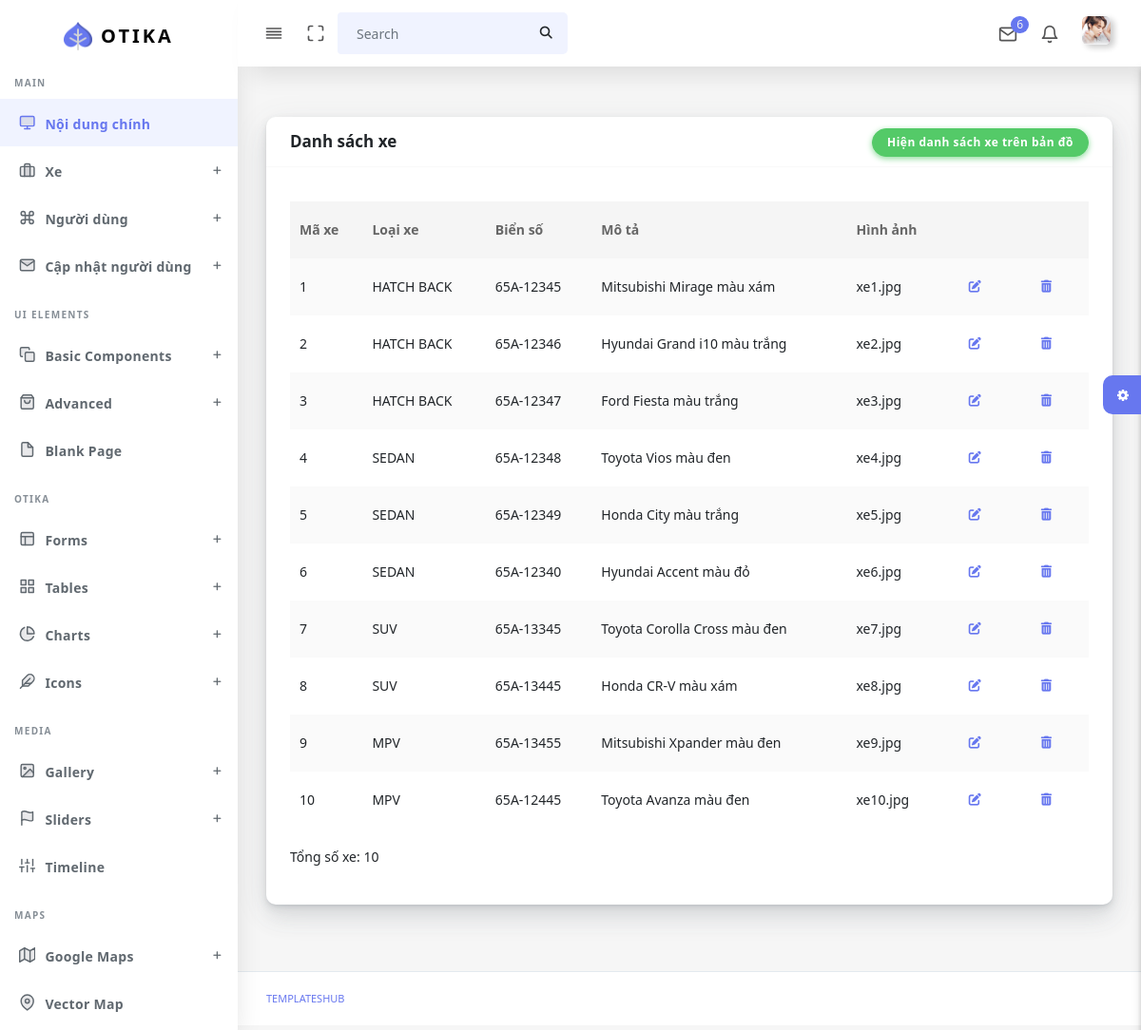
The app's page /admin/danhsachxe.php with its own data.
### tables this page shows
CREATE TABLE `xe` (
  `X_MA` int(11) NOT NULL,
  `LX_MA` int(11) NOT NULL,
  `X_BIENSO` varchar(10) NOT NULL,
  `X_MOTA` text NOT NULL,
  `X_HINHANH` varchar(200) NOT NULL
);

CREATE TABLE `loaixe` (
  `LX_MA` int(11) NOT NULL,
  `LX_MODEL` varchar(30) NOT NULL,
  `LX_SOCHO` int(11) NOT NULL
);

### admin/danhsachxe.php (the view, shortened to what this page needs)
<!DOCTYPE html>
<html lang="en">
<?php
  include('head.php');
?>
<body>
  <div id="app">
    <div class="main-wrapper main-wrapper-1">
      <div class="navbar-bg"></div>
      <?php
        include('navbar.php');
        include('sidebar.php');
      ?>
      <div class="main-content">
        <section class="section">
          <div class="section-body">
            <div class="row">
            <div class="col-12">
        <div class="card">
            <div class="card-header" style="display: flex; flex-direction: row; justify-content: space-between;">
                <h4>Danh sách xe</h4>
                <a href="hiendanhsachxetrenbando.php"><button class="btn btn-success" >Hiện danh sách xe trên bản đồ</button></a>
            </div>
            <div class="card-body">
                <div class="table-responsive">
                    <table class="table table-striped table-hover" id="tableExport" style="width:100%;">
                        <tbody>
                        <?php
$servername = "localhost";
$username = "root";
$password = "";
$dbname = "taxi";
$conn = new mysqli($servername, $username, $password, $dbname);
$sql = "SELECT xe.x_ma, loaixe.lx_model, xe.x_bienso, xe.x_mota, xe.x_hinhanh
        FROM xe
        INNER JOIN loaixe ON xe.lx_ma = loaixe.lx_ma order by xe.x_ma";
$result = $conn->query($sql);
if ($result->num_rows > 0) {
    echo '<table class="table table-striped table-hover" id="tableExport" style="width:100%;">';
    echo '<thead>';
    echo '<tr>';
    echo '<th>Mã xe</th>';
    echo '<th>Loại xe</th>';
    echo '<th>Biển số</th>';
    echo '<th>Mô tả</th>';
    echo '<th>Hình ảnh</th>';
    echo '<th></th>';
    echo '<th></th>';
    echo '</tr>';
    echo '</thead>';
    echo '<tbody>';
    $totalXe = 0;
    while ($row = $result->fetch_assoc()) {
        echo "<tr>
                <td>" . $row["x_ma"] . "</td>
                <td>" . $row["lx_model"] . "</td>
                <td>" . $row["x_bienso"] . "</td>
                <td>" . $row["x_mota"] . "</td>
                <td>" . $row["x_hinhanh"] . "</td>
                <td>";
        ?>
        <form action="xe_sua.php" method="get">
          <button class="btn btn-link" href="xe_sua.php"><i class="fas fa-edit"></i></button>
        </form>
        <?php
        echo "</td>
              <td>";
        ?>
        <form action="xe_xoa.php" method="get">
          <button class="btn btn-link"><i class="fas fa-trash-alt"></i></button>
        </form>
        <?php
        echo "</td>
              </td>
              </tr>";
        $totalXe++;
    }
    echo '</tbody>';
    echo '</table>';
    echo "<p>Tổng số xe: $totalXe</p>";
} else {
    echo "Không có dữ liệu xe.";
}
?>
                        </tbody>
                    </table>
                </div>
            </div>
        </div>
    </div>
            </div>
          </div>
        </section>
        <div class="settingSidebar">
          <a href="javascript:void(0)" class="settingPanelToggle"> <i class="fa fa-spin fa-cog"></i>
          </a>
        </div>
      </div>
      <footer class="main-footer">
        <div class="footer-left">
          <a href="templateshub.net">Templateshub</a></a>
        </div>
      </footer>
    </div>
  </div>
</body>
</html>

### admin/head.php (shortened to what this page needs)
<head>
  <link rel="stylesheet" href="assets/css/app.min.css">
  <link rel="stylesheet" href="https://cdnjs.cloudflare.com/ajax/libs/font-awesome/6.4.2/css/all.min.css"
 />
  <link rel="stylesheet" href="assets/css/style.css">
  <link rel="stylesheet" href="assets/css/components.css">
  <link rel="stylesheet" href="assets/css/custom.css">
  <link rel="stylesheet" href="assets/css/font-awesome.min.css">
  <link rel="stylesheet" href="path/to/font-awesome/css/font-awesome.min.css">
  <link rel="stylesheet" href="https://cdnjs.cloudflare.com/ajax/libs/font-awesome/6.1.0/css/all.min.css">
  <link rel="stylesheet" href="https://cdnjs.cloudflare.com/ajax/libs/font-awesome/4.7.0/css/font-awesome.min.css">
  <link rel="stylesheet" href="https://unpkg.com/leaflet@1.9.4/dist/leaflet.css" />
    <link rel="stylesheet" href="https://unpkg.com/leaflet-routing-machine@latest/dist/leaflet-routing-machine.css" />
</head>

### admin/navbar.php (shortened to what this page needs)
<nav class="navbar navbar-expand-lg main-navbar sticky">
    <div class="form-inline mr-auto">
        <ul class="navbar-nav mr-3">
        <li><a href="#" data-toggle="sidebar" class="nav-link nav-link-lg
                                collapse-btn"> <i data-feather="align-justify"></i></a></li>
        <li><a href="#" class="nav-link nav-link-lg fullscreen-btn">
            <i data-feather="maximize"></i>
            </a></li>
        <li>
            <form class="form-inline mr-auto">
            <div class="search-element">
                <input class="form-control" type="search" placeholder="Search" aria-label="Search" data-width="200">
                <button class="btn" type="submit">
                <i class="fas fa-search"></i>
                </button>
            </div>
            </form>
        </li>
        </ul>
    </div>
    <ul class="navbar-nav navbar-right">
        <li class="dropdown dropdown-list-toggle"><a href="#" data-toggle="dropdown"
            class="nav-link nav-link-lg message-toggle"><i data-feather="mail"></i>
            <span class="badge headerBadge1">
            6 </span> </a>
        </li>
        <li class="dropdown dropdown-list-toggle"><a href="#" data-toggle="dropdown"
            class="nav-link notification-toggle nav-link-lg"><i data-feather="bell" class="bell"></i>
        </a>
        </li>
        <li class="dropdown"><a href="#" data-toggle="dropdown"
            class="nav-link dropdown-toggle nav-link-lg nav-link-user"> <img alt="image" src="assets/img/sontung.jpg"
            class="user-img-radious-style"> <span class="d-sm-none d-lg-inline-block"></span></a>
        </li>
    </ul>
    </nav>

### admin/sidebar.php (shortened to what this page needs)
<div class="main-sidebar sidebar-style-2">
        <aside id="sidebar-wrapper">
          <div class="sidebar-brand">
            <a href="index.html"> <img alt="image" src="assets/img/logo.png" class="header-logo" /> <span
                class="logo-name">Otika</span>
            </a>
          </div>
          <ul class="sidebar-menu">
            <li class="menu-header">Main</li>
            <li class="dropdown active">
              <a href="index.php" class="nav-link"><i data-feather="monitor"></i><span>Nội dung chính</span></a>
            </li>
            <li class="dropdown">
              <a href="#" class="menu-toggle nav-link has-dropdown"><i
                  data-feather="briefcase"></i><span>Xe</span></a>
            </li>
            <li class="dropdown">
              <a href="#" class="menu-toggle nav-link has-dropdown"><i data-feather="command"></i><span>Người dùng</span></a>
            </li>
            <li class="dropdown">
              <a href="#" class="menu-toggle nav-link has-dropdown"><i data-feather="mail"></i><span>Cập nhật người dùng</span></a>
            </li>
            <li class="menu-header">UI Elements</li>
            <li class="dropdown">
              <a href="#" class="menu-toggle nav-link has-dropdown"><i data-feather="copy"></i><span>Basic
                  Components</span></a>
            </li>
            <li class="dropdown">
              <a href="#" class="menu-toggle nav-link has-dropdown"><i
                  data-feather="shopping-bag"></i><span>Advanced</span></a>
            </li>
            <li><a class="nav-link" href="blank.html"><i data-feather="file"></i><span>Blank Page</span></a></li>
            <li class="menu-header">Otika</li>
            <li class="dropdown">
              <a href="#" class="menu-toggle nav-link has-dropdown"><i data-feather="layout"></i><span>Forms</span></a>
            </li>
            <li class="dropdown">
              <a href="#" class="menu-toggle nav-link has-dropdown"><i data-feather="grid"></i><span>Tables</span></a>
            </li>
            <li class="dropdown">
              <a href="#" class="menu-toggle nav-link has-dropdown"><i
                  data-feather="pie-chart"></i><span>Charts</span></a>
            </li>
            <li class="dropdown">
              <a href="#" class="menu-toggle nav-link has-dropdown"><i data-feather="feather"></i><span>Icons</span></a>
            </li>
            <li class="menu-header">Media</li>
            <li class="dropdown">
              <a href="#" class="menu-toggle nav-link has-dropdown"><i data-feather="image"></i><span>Gallery</span></a>
            </li>
            <li class="dropdown">
              <a href="#" class="menu-toggle nav-link has-dropdown"><i data-feather="flag"></i><span>Sliders</span></a>
            </li>
            <li><a class="nav-link" href="timeline.html"><i data-feather="sliders"></i><span>Timeline</span></a></li>
            <li class="menu-header">Maps</li>
            <li class="dropdown">
              <a href="#" class="menu-toggle nav-link has-dropdown"><i data-feather="map"></i><span>Google
                  Maps</span></a>
            </li>
            <li><a class="nav-link" href="vector-map.html"><i data-feather="map-pin"></i><span>Vector
                  Map</span></a></li>
          </ul>
        </aside>
      </div>

### records on screen
xe: X_MA "1", LX_MA.LX_MODEL "HATCH BACK", X_BIENSO "65A-12345", X_MOTA "Mitsubishi Mirage màu xám", X_HINHANH "xe1.jpg"
xe: X_MA "2", LX_MA.LX_MODEL "HATCH BACK", X_BIENSO "65A-12346", X_MOTA "Hyundai Grand i10 màu trắng", X_HINHANH "xe2.jpg"
xe: X_MA "3", LX_MA.LX_MODEL "HATCH BACK", X_BIENSO "65A-12347", X_MOTA "Ford Fiesta màu trắng", X_HINHANH "xe3.jpg"
xe: X_MA "4", LX_MA.LX_MODEL "SEDAN", X_BIENSO "65A-12348", X_MOTA "Toyota Vios màu đen", X_HINHANH "xe4.jpg"
xe: X_MA "5", LX_MA.LX_MODEL "SEDAN", X_BIENSO "65A-12349", X_MOTA "Honda City màu trắng", X_HINHANH "xe5.jpg"
xe: X_MA "6", LX_MA.LX_MODEL "SEDAN", X_BIENSO "65A-12340", X_MOTA "Hyundai Accent màu đỏ", X_HINHANH "xe6.jpg"
xe: X_MA "7", LX_MA.LX_MODEL "SUV", X_BIENSO "65A-13345", X_MOTA "Toyota Corolla Cross màu đen", X_HINHANH "xe7.jpg"
xe: X_MA "8", LX_MA.LX_MODEL "SUV", X_BIENSO "65A-13445", X_MOTA "Honda CR-V màu xám", X_HINHANH "xe8.jpg"
xe: X_MA "9", LX_MA.LX_MODEL "MPV", X_BIENSO "65A-13455", X_MOTA "Mitsubishi Xpander màu đen", X_HINHANH "xe9.jpg"
xe: X_MA "10", LX_MA.LX_MODEL "MPV", X_BIENSO "65A-12445", X_MOTA "Toyota Avanza màu đen", X_HINHANH "xe10.jpg"

### other values on screen
$totalXe "10"
